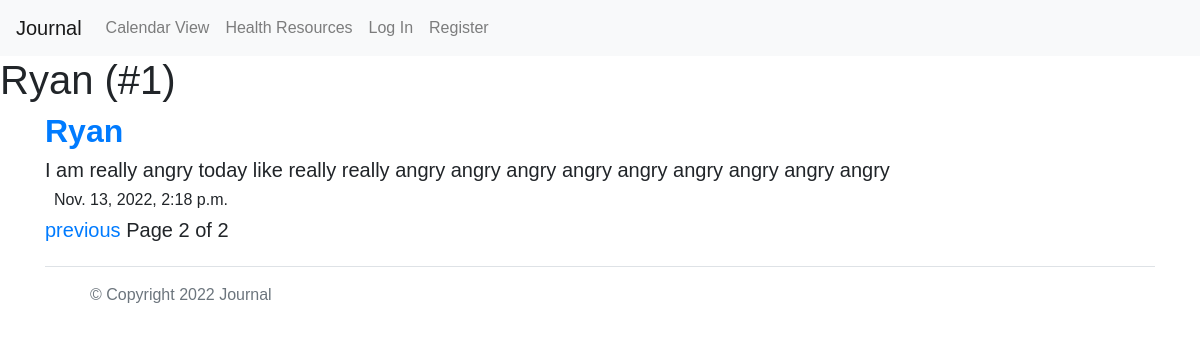
Before: /profile/1?page=2 with the older database file.
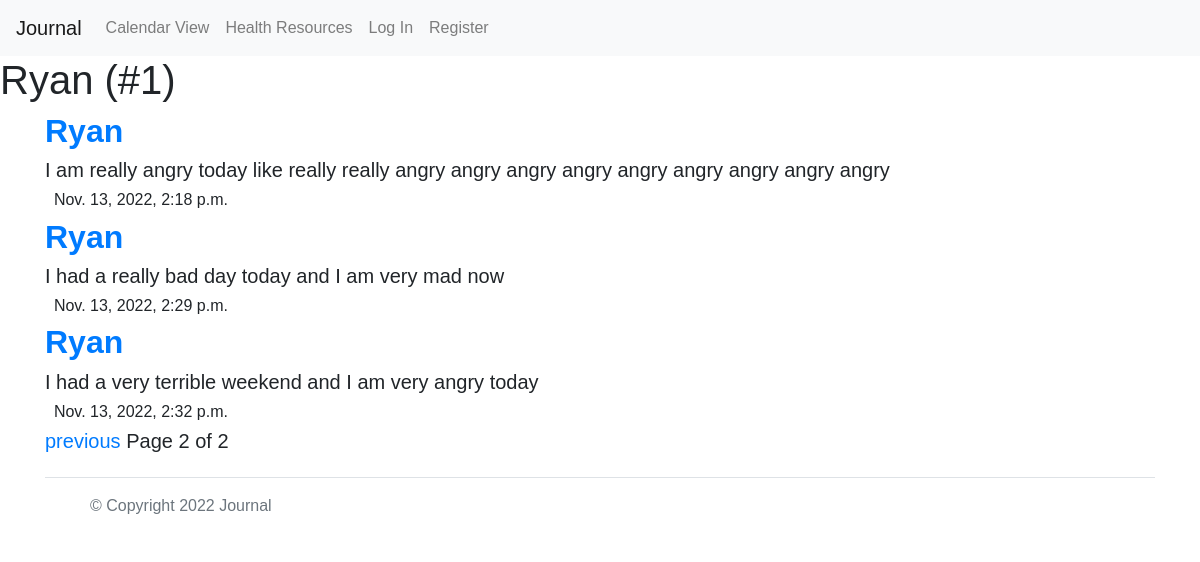
After: the same page with the newer database file.
### network/models.py (models this page shows, shortened)
class Post(models.Model):
    content = models.CharField(max_length=1000)
    time = models.DateTimeField(default=timezone.now)
    owner = models.ForeignKey('User', on_delete=models.CASCADE, related_name="post_profile")
    sentiment = models.IntegerField()
    image = models.ImageField(default='default.png')

class User(AbstractUser):
    pass

### network/views.py (the view)
# urls.py: path("profile/<int:profile_id>", views.profile, name="profile"),
def profile(request, profile_id):
    profile = Profile.objects.get(user=profile_id)
    userpost = Post.objects.filter(owner=profile_id)
    paginator = Paginator(userpost, 10)
    page_number = request.GET.get('page')
    page_obj = paginator.get_page(page_number)
    return render(request, "network/profile.html",{
        "posts" : page_obj,
        "profile": profile,
        "userName": profile.user.username,
        "id": profile_id,
    })

### network/templates/network/profile.html (shortened to what this page needs)
{% extends "network/layout.html" %}
{% load static %}
{% block body %}
    <div class="form">
        <h1>{{ userName }} (#{{ id }})</h1>
    </div>
    {% for post in posts %}
        <div class="container">
            <a href="{% url 'profile' post.owner.id %}"><h2 class="profile_{{post.owner.id}}" data-profile="{{post.owner.id}}" style="font-weight: bold;" >{{ post.owner }}</h2></a>
            <h5>{{ post.content }}</h5>
            <h6>&nbsp; {{ post.time }}</h6>
        </div>
    {% endfor %}
<h5 class="container" style="border-style: hidden;">
    {% if posts.has_previous %}
    <a href="?page={{ posts.previous_page_number }}">previous</a>
    {% endif %}
    Page {{ posts.number }} of {{ posts.paginator.num_pages }}
</h5>
{% endblock %}

Changed rows visible on the page:
added Post: owner "Ryan", content "I had a really bad day today and I am very mad now", time "Nov. 13, 2022, 2:29 p.m."
added Post: owner "Ryan", content "I had a very terrible weekend and I am very angry today", time "Nov. 13, 2022, 2:32 p.m."
